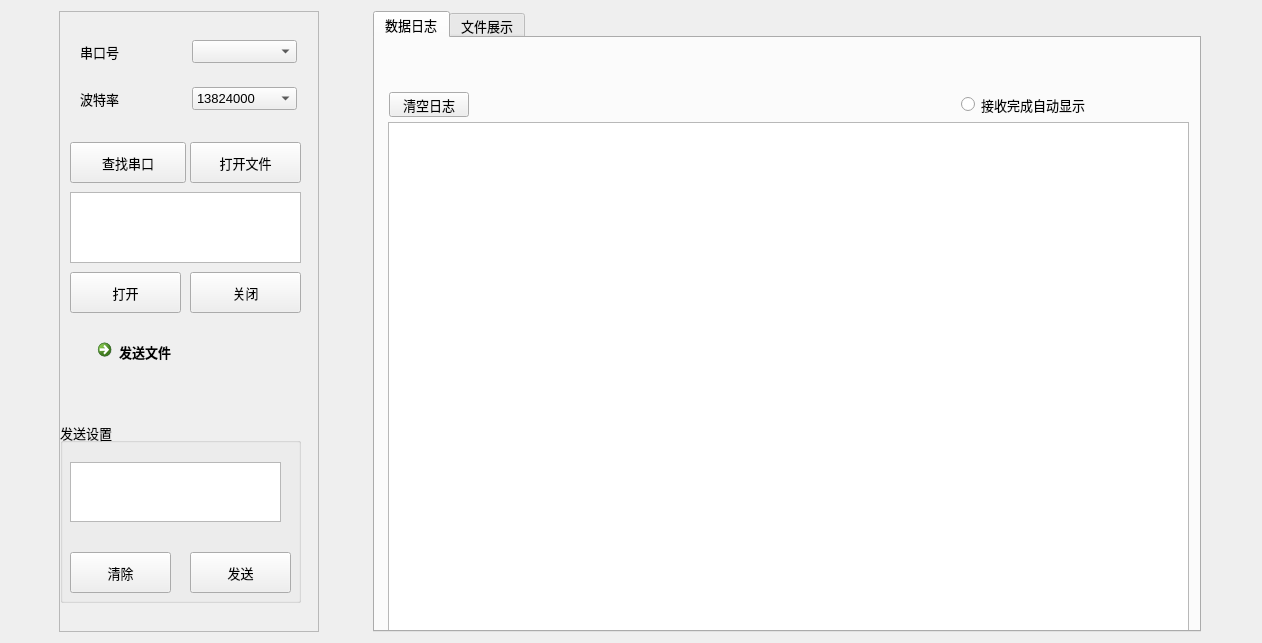
<?xml version="1.0" encoding="UTF-8"?>
<ui version="4.0">
 <class>Form</class>
 <widget class="QWidget" name="Form">
  <property name="geometry">
   <rect>
    <x>0</x>
    <y>0</y>
    <width>1262</width>
    <height>643</height>
   </rect>
  </property>
  <property name="font">
   <font>
    <pointsize>10</pointsize>
   </font>
  </property>
  <property name="windowTitle">
   <string>Form</string>
  </property>
  <layout class="QHBoxLayout" name="horizontalLayout_3">
   <item>
    <widget class="QScrollArea" name="scrollArea">
     <property name="maximumSize">
      <size>
       <width>260</width>
       <height>16777215</height>
      </size>
     </property>
     <property name="widgetResizable">
      <bool>true</bool>
     </property>
     <widget class="QWidget" name="scrollAreaWidgetContents">
      <property name="geometry">
       <rect>
        <x>0</x>
        <y>0</y>
        <width>258</width>
        <height>623</height>
       </rect>
      </property>
      <widget class="QWidget" name="layoutWidget">
       <property name="geometry">
        <rect>
         <x>20</x>
         <y>10</y>
         <width>217</width>
         <height>107</height>
        </rect>
       </property>
       <layout class="QGridLayout" name="gridLayout">
        <item row="0" column="0">
         <widget class="QLabel" name="label">
          <property name="text">
           <string>串口号</string>
          </property>
         </widget>
        </item>
        <item row="1" column="1">
         <widget class="QComboBox" name="com_showRate">
          <item>
           <property name="text">
            <string>13824000</string>
           </property>
          </item>
          <item>
           <property name="text">
            <string>1382400</string>
           </property>
          </item>
          <item>
           <property name="text">
            <string>115200</string>
           </property>
          </item>
          <item>
           <property name="text">
            <string>9600</string>
           </property>
          </item>
          <item>
           <property name="text">
            <string>256000</string>
           </property>
          </item>
         </widget>
        </item>
        <item row="1" column="0">
         <widget class="QLabel" name="label_2">
          <property name="text">
           <string>波特率</string>
          </property>
         </widget>
        </item>
        <item row="0" column="1">
         <widget class="QComboBox" name="com_showPort"/>
        </item>
       </layout>
      </widget>
      <widget class="QPushButton" name="btn_openFile">
       <property name="geometry">
        <rect>
         <x>130</x>
         <y>130</y>
         <width>111</width>
         <height>41</height>
        </rect>
       </property>
       <property name="text">
        <string>打开文件</string>
       </property>
      </widget>
      <widget class="QPushButton" name="btn_start">
       <property name="geometry">
        <rect>
         <x>10</x>
         <y>260</y>
         <width>111</width>
         <height>41</height>
        </rect>
       </property>
       <property name="text">
        <string>打开</string>
       </property>
      </widget>
      <widget class="QPushButton" name="btn_end">
       <property name="geometry">
        <rect>
         <x>130</x>
         <y>260</y>
         <width>111</width>
         <height>41</height>
        </rect>
       </property>
       <property name="text">
        <string>关闭</string>
       </property>
      </widget>
      <widget class="QTextEdit" name="text_showFile">
       <property name="geometry">
        <rect>
         <x>10</x>
         <y>180</y>
         <width>231</width>
         <height>71</height>
        </rect>
       </property>
       <property name="font">
        <font>
         <pointsize>10</pointsize>
        </font>
       </property>
      </widget>
      <widget class="QPushButton" name="btn_searchPort">
       <property name="geometry">
        <rect>
         <x>10</x>
         <y>130</y>
         <width>116</width>
         <height>41</height>
        </rect>
       </property>
       <property name="text">
        <string>查找串口</string>
       </property>
      </widget>
      <widget class="QGroupBox" name="groupBox">
       <property name="geometry">
        <rect>
         <x>0</x>
         <y>410</y>
         <width>241</width>
         <height>181</height>
        </rect>
       </property>
       <property name="title">
        <string>发送设置</string>
       </property>
       <widget class="QTextEdit" name="text_showS">
        <property name="geometry">
         <rect>
          <x>10</x>
          <y>40</y>
          <width>211</width>
          <height>60</height>
         </rect>
        </property>
        <property name="maximumSize">
         <size>
          <width>16777215</width>
          <height>60</height>
         </size>
        </property>
        <property name="font">
         <font>
          <pointsize>10</pointsize>
         </font>
        </property>
       </widget>
       <widget class="QPushButton" name="btn_clearS">
        <property name="geometry">
         <rect>
          <x>10</x>
          <y>130</y>
          <width>101</width>
          <height>41</height>
         </rect>
        </property>
        <property name="text">
         <string>清除</string>
        </property>
       </widget>
       <widget class="QPushButton" name="btn_send">
        <property name="geometry">
         <rect>
          <x>130</x>
          <y>130</y>
          <width>101</width>
          <height>41</height>
         </rect>
        </property>
        <property name="text">
         <string>发送</string>
        </property>
       </widget>
      </widget>
      <widget class="QCommandLinkButton" name="btn_sendFile">
       <property name="geometry">
        <rect>
         <x>30</x>
         <y>320</y>
         <width>185</width>
         <height>41</height>
        </rect>
       </property>
       <property name="text">
        <string>发送文件</string>
       </property>
      </widget>
     </widget>
    </widget>
   </item>
   <item>
    <layout class="QHBoxLayout" name="horizontalLayout">
     <item>
      <widget class="QTabWidget" name="tabWidget">
       <property name="maximumSize">
        <size>
         <width>828</width>
         <height>664</height>
        </size>
       </property>
       <property name="currentIndex">
        <number>0</number>
       </property>
       <widget class="QWidget" name="tab">
        <attribute name="title">
         <string>数据日志</string>
        </attribute>
        <widget class="QTextEdit" name="text_showRecord">
         <property name="geometry">
          <rect>
           <x>13</x>
           <y>84</y>
           <width>801</width>
           <height>511</height>
          </rect>
         </property>
         <property name="minimumSize">
          <size>
           <width>381</width>
           <height>461</height>
          </size>
         </property>
         <property name="html">
          <string>&lt;!DOCTYPE HTML PUBLIC &quot;-//W3C//DTD HTML 4.0//EN&quot; &quot;http://www.w3.org/TR/REC-html40/strict.dtd&quot;&gt;
&lt;html&gt;&lt;head&gt;&lt;meta name=&quot;qrichtext&quot; content=&quot;1&quot; /&gt;&lt;style type=&quot;text/css&quot;&gt;
p, li { white-space: pre-wrap; }
&lt;/style&gt;&lt;/head&gt;&lt;body style=&quot; font-family:'SimSun'; font-size:10pt; font-weight:400; font-style:normal;&quot;&gt;
&lt;p style=&quot;-qt-paragraph-type:empty; margin-top:0px; margin-bottom:0px; margin-left:0px; margin-right:0px; -qt-block-indent:0; text-indent:0px;&quot;&gt;&lt;br /&gt;&lt;/p&gt;&lt;/body&gt;&lt;/html&gt;</string>
         </property>
        </widget>
        <widget class="QWidget" name="layoutWidget">
         <property name="geometry">
          <rect>
           <x>14</x>
           <y>54</y>
           <width>701</width>
           <height>25</height>
          </rect>
         </property>
         <layout class="QHBoxLayout" name="horizontalLayout_2">
          <item>
           <widget class="QPushButton" name="btn_claerT1">
            <property name="text">
             <string>清空日志</string>
            </property>
           </widget>
          </item>
          <item>
           <spacer name="horizontalSpacer">
            <property name="orientation">
             <enum>Qt::Horizontal</enum>
            </property>
            <property name="sizeHint" stdset="0">
             <size>
              <width>148</width>
              <height>20</height>
             </size>
            </property>
           </spacer>
          </item>
          <item>
           <widget class="QRadioButton" name="radio_show">
            <property name="text">
             <string>接收完成自动显示</string>
            </property>
           </widget>
          </item>
         </layout>
        </widget>
       </widget>
       <widget class="QWidget" name="tab_2">
        <attribute name="title">
         <string>文件展示</string>
        </attribute>
       </widget>
      </widget>
     </item>
    </layout>
   </item>
  </layout>
 </widget>
 <resources/>
 <connections/>
</ui>
